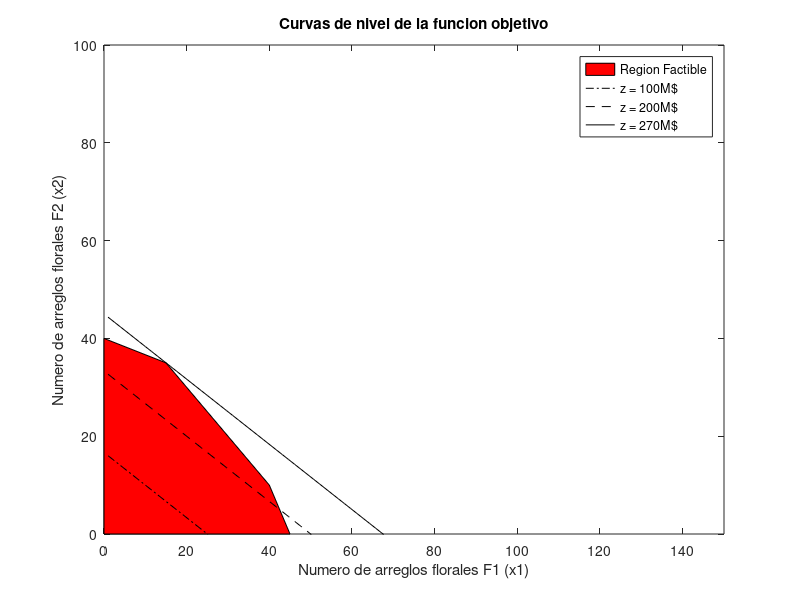

The MATLAB source for this figure:

clear % eliminamos todas las variables creadas previamente en Octave/Matlab

function x2 = floresA(x1)

    x2 = 90-2*x1;
    
end

function x2 = floresB(x1)

    x2 = 50-x1;
    
end

function x2 = floresC(x1)

    x2 = 40-(1/3)*x1;
    
end

x1 = linspace(1,150); %Rango de valores de input de las funciones

plot(x1,floresA(x1),'b') %color azul para disponibilidad de flores A
hold on
plot(x1,floresB(x1),'k') %color negro para disponibilidad de flores B
hold on
plot(x1,floresC(x1),'g') %color verde para disponibilidad de flores C
title ('Restricciones asociadas a la disponibilidad de flores')
xlabel ('Numero de arreglos florales F1 (x1)')
ylabel ('Numero de arreglos florales F2 (x2)')
ylim([0 100])
xlim([0 150])
legend('Flores A','Flores B', 'Flores C')
hold off

v1 =  [0,0]

v2 = (inv([1 3;1 0])*[120;0])' % O simplemente: v2 = [0,floresC(x1 = 0)]

v3 = (inv([1 1;1 3])*[50;120])' % Interseccion restricciones flores B y C

v4 = (inv([2 1;1 1])*[90;50])' % Interseccion restricciones flores A y B

v5 = (inv([2 1;0 1])*[90;0])'

v = [v1;v2;v3;v4;v5]

v(:,1)

v(:,2)

x1 = linspace(1,150); %Rango de valores de input para las funciones

plot(x1,floresA(x1),'b') %color azul para disponibilidad de flores A
hold on
plot(x1,floresB(x1),'k') %color negro para disponibilidad de flores B
hold on
plot(x1,floresC(x1),'g') %color verde para disponibilidad de flores C
fill(v(:,1),v(:,2),'r')
title ('Region factible definida por la disponibilidad de flores y no negatividad de variables de decision')
xlabel ('Numero de arreglos florales F1 (x1)')
ylabel ('Numero de arreglos florales F2 (x2)')
ylim([0 100])
xlim([0 150])
legend('Flores A','Flores B', 'Flores C','Region Factible')
hold off

function x2 = curvadenivel(z,x1)

    x2 = z/6000-2/3*x1;
    
end

x1 = linspace(1,150); %Rango de valores de input para las funciones

fill(v(:,1),v(:,2),'r')
hold on
plot(x1,curvadenivel(100000,x1),'-.k')
hold on
plot(x1,curvadenivel(200000,x1),'--k')
hold on
plot(x1,curvadenivel(270000,x1),'-k')
hold on
title ('Curvas de nivel de la funcion objetivo')
xlabel ('Numero de arreglos florales F1 (x1)')
ylabel ('Numero de arreglos florales F2 (x2)')
ylim([0 100]);
xlim([0 150]);
legend('Region Factible','z = 100M$','z = 200M$', 'z = 270M$')
hold off
